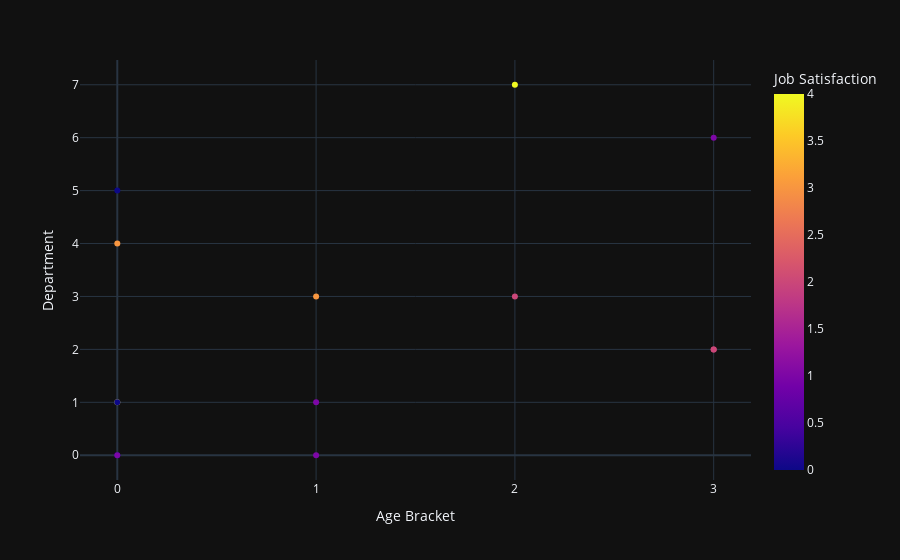

Source (notebook cell):
### Code cell
fig = px.scatter(df, x='Age_Bracket', y='Department', color='Job_Satisfaction',labels={'Job_Satisfaction': 'Job Satisfaction', 'Age_Bracket': 'Age Bracket'},template='plotly_dark')
fig.update_xaxes(tickmode='linear', tick0=0, dtick=1)
fig.update_yaxes(tickmode='array')
fig.show()

### Figure 1 — Plotly figure (JSON) as saved in the notebook; plotly's stock layout.template omitted (floating-point values rounded to 4 significant figures)
{"data": [{"hovertemplate": "Age Bracket=%{x}<br>Department=%{y}<br>Job Satisfaction=%{marker.color}<extra></extra>", "legendgroup": "", "marker": {"color": [1, 0, 2, 2, 0, 1, 3, 1, 4, 3, 2, 4, 1, 0, 0], "coloraxis": "coloraxis", "symbol": "circle"}, "mode": "markers", "name": "", "orientation": "v", "showlegend": false, "type": "scatter", "x": [1, 0, 3, 2, 0, 3, 1, 0, 2, 0, 3, 0, 1, 0, 0], "xaxis": "x", "y": [0, 1, 2, 3, 0, 6, 3, 0, 7, 4, 2, 1, 1, 1, 5], "yaxis": "y"}], "layout": {"coloraxis": {"colorbar": {"title": {"text": "Job Satisfaction"}}, "colorscale": [[0, "#0d0887"], [0.1111, "#46039f"], [0.2222, "#7201a8"], [0.3333, "#9c179e"], [0.4444, "#bd3786"], [0.5556, "#d8576b"], [0.6667, "#ed7953"], [0.7778, "#fb9f3a"], [0.8889, "#fdca26"], [1, "#f0f921"]]}, "legend": {"tracegroupgap": 0}, "margin": {"t": 60}, "xaxis": {"anchor": "y", "domain": [0, 1], "dtick": 1, "tick0": 0, "tickmode": "linear", "title": {"text": "Age Bracket"}}, "yaxis": {"anchor": "x", "domain": [0, 1], "tickmode": "array", "title": {"text": "Department"}}}}
